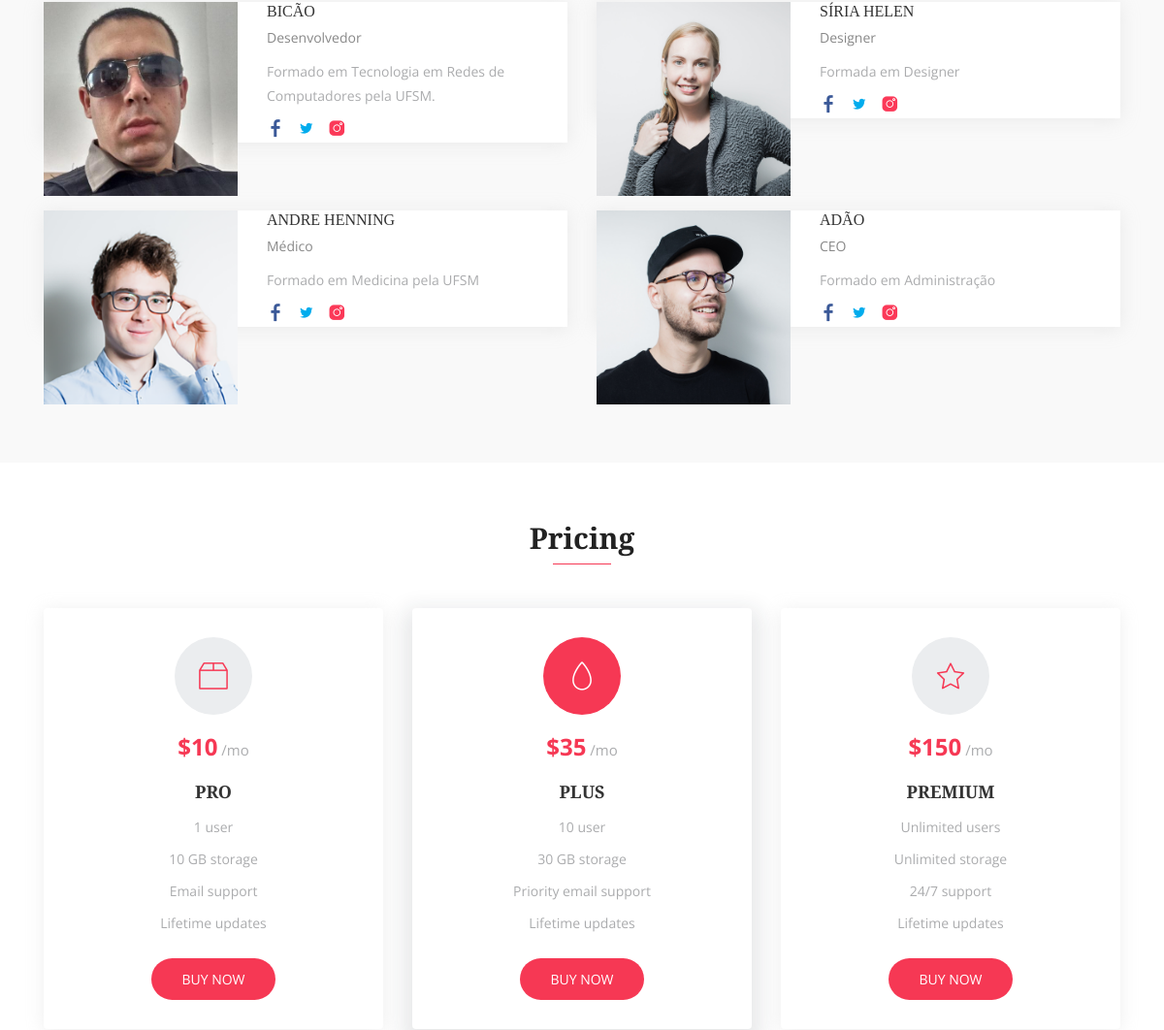
Before: / (middle part) with the older database file.
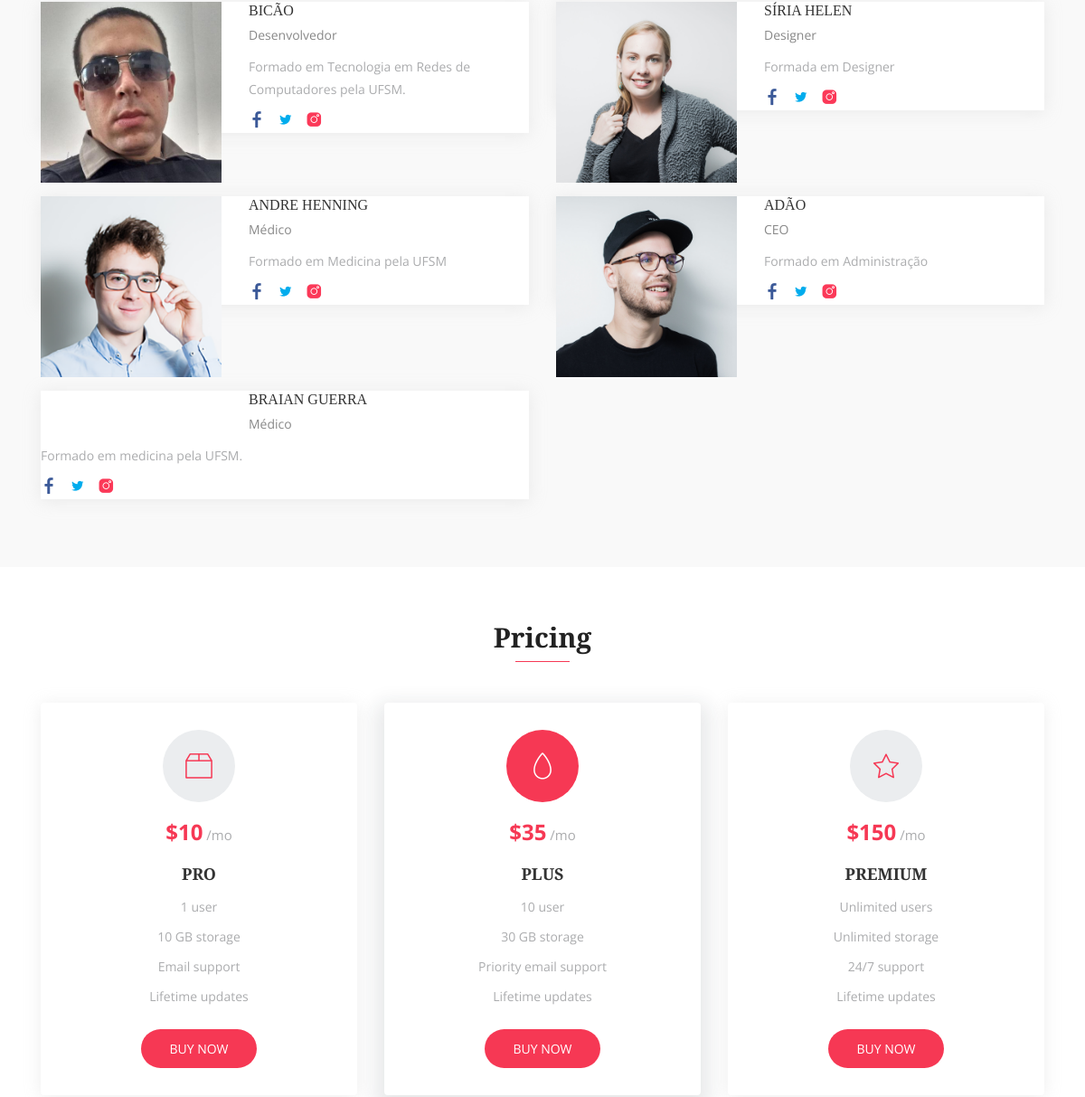
After: the same page with the newer database file.
### core/models.py (models this page shows, shortened)
class Base(models.Model):
    criados = models.DateField('Criação', auto_now_add=True)
    modificado = models.DateField('Atualização', auto_now=True)
    ativo = models.BooleanField('Ativo?', default=True)
    class Meta:
        abstract = True

class Funcionario(Base):
    nome = models.CharField('Nome', max_length=100)
    cargo = models.ForeignKey('core.Cargo', verbose_name='Cargo', on_delete=models.CASCADE)
    bio = models.TextField('Bio', max_length=200)
    imagem = StdImageField('Imagem', upload_to=get_file_path, variations={'thumb':{'width':480, 'height':480, 'crop':True}})
    facebook = models.CharField('Facebook', max_length=100, default='#')
    twitter = models.CharField('Twitter', max_length=100, default='#')
    instagram = models.CharField('Instagram', max_length=100, default='#')
    class Meta:
        verbose_name = 'Funcionário'
        verbose_name_plural = 'Funcionários'

class Cargo(Base):
    cargo = models.CharField('Cargo', max_length=100)
    class Meta:
        verbose_name = 'Cargo'
        verbose_name_plural = 'Cargos'
    def __str__(self):
        return self.cargo

### core/views.py (the view, shortened to what this page needs)
# urls.py: path('', IndexView, name='index'),
def IndexView(request):
        if request.method == "GET":
                form = InscricaoForm()
                context = {
                        'servicos':Servico.objects.all(),
                        'funcionarios':Funcionario.objects.all(),
                        'form':form,
                }
                return render(request, 'index.html', context)

### core/templates/index.html (shortened to what this page needs)
{% extends 'base.html' %}
{% load static %}
{% block content %}
      {% include 'equipe.html' %}
      {% include 'precos.html' %}
      {% endblock %}

### core/templates/base.html (shortened to what this page needs)
{% load static %}
<!DOCTYPE html>
<html lang="pt-br">
  <head>
    <link rel="stylesheet" href="{% static 'css/bootstrap.min.css' %}" >
    <link rel="stylesheet" href="{% static 'fonts/line-icons.css' %}">
    <link rel="stylesheet" href="{% static 'css/owl.carousel.min.css' %}">
    <link rel="stylesheet" href="{% static 'css/owl.theme.css' %}">
    <link rel="stylesheet" href="{% static 'css/animate.css' %}">
    <link rel="stylesheet" href="{% static 'css/main.css' %}">
    <link rel="stylesheet" href="{% static 'css/responsive.css' %}">
  </head>
  <body>
      {% block content %}  {% endblock %}
  </body>
</html>

### core/templates/hero.html (shortened to what this page needs)
{% load static %}

### core/templates/servicos.html (shortened to what this page needs)
    {% load static %}

### core/templates/sobre.html (shortened to what this page needs)
   {% load static %}

### core/templates/features.html (shortened to what this page needs)
    {% load static %}

### core/templates/equipe.html (shortened to what this page needs)
{% load static %}
<section id="team" class="section-padding bg-gray">
      <div class="container">
        <div class="row">
          {% for funcionario in funcionarios %}
          <div class="col-lg-6 col-md-12 col-xs-12">
            <div class="team-item wow fadeInRight" data-wow-delay="0.2s">
              <div class="team-img">
                <img class="img-fluid" src="{{ funcionario.imagem.url }}" alt="">
              </div>
              <div class="content">
                <div class="info-text">
                  <h3><a href="#">{{ funcionario.nome }}</a></h3>
                  <p>{{ funcionario.cargo }}</p>
                </div>
                <p>{{ funcionario.bio }}</p>
                <ul class="social-icons">
                  <li><a href="{{ funcionario.facebook }}" target="_blank"><i class="lni-facebook-filled" aria-hidden="true"></i></a></li>
                  <li><a href="{{ funcionario.twitter }}"><i class="lni-twitter-filled" aria-hidden="true"></i></a></li>
                  <li><a href="{{ funcionario.instagram }}"><i class="lni-instagram-filled" aria-hidden="true"></i></a></li>
                </ul>
              </div>
            </div>
          </div>
            {% endfor %}
          </div>
        </div>
    </section>

### core/templates/precos.html
{% load static %}
<section id="pricing" class="section-padding">
      <div class="container">
        <div class="section-header text-center">
          <h2 class="section-title wow fadeInDown" data-wow-delay="0.3s">Pricing</h2>
          <div class="shape wow fadeInDown" data-wow-delay="0.3s"></div>
        </div>
        <div class="row">
          <div class="col-lg-4 col-md-6 col-xs-12">
            <div class="table wow fadeInLeft" data-wow-delay="1.2s">
              <div class="icon-box">
                <i class="lni-package"></i>
              </div>
              <div class="pricing-header">
                <p class="price-value">$10<span> /mo</span></p>
              </div>
              <div class="title">
                <h3>Pro</h3>
              </div>
              <ul class="description">
                <li>1 user</li>
                <li>10 GB storage</li>
                <li>Email support</li>
                <li>Lifetime updates</li>
              </ul>
              <button class="btn btn-common">Buy Now</button>
            </div>
          </div>
          <div class="col-lg-4 col-md-6 col-xs-12 active">
            <div class="table wow fadeInUp" id="active-tb" data-wow-delay="1.2s">
              <div class="icon-box">
                <i class="lni-drop"></i>
              </div>
              <div class="pricing-header">
                <p class="price-value">$35<span> /mo</span></p>
              </div>
              <div class="title">
                <h3>Plus</h3>
              </div>
              <ul class="description">
                <li>10 user</li>
                <li>30 GB storage</li>
                <li>Priority email support</li>
                <li>Lifetime updates</li>
              </ul>
              <button class="btn btn-common">Buy Now</button>
           </div>
          </div>
          <div class="col-lg-4 col-md-6 col-xs-12">
            <div class="table wow fadeInRight" data-wow-delay="1.2s">
              <div class="icon-box">
                <i class="lni-star"></i>
              </div>
              <div class="pricing-header">
                <p class="price-value">$150<span> /mo</span></p>
              </div>
              <div class="title">
                <h3>Premium</h3>
              </div>
              <ul class="description">
                <li>Unlimited users</li>
                <li>Unlimited storage</li>
                <li>24/7 support</li>
                <li>Lifetime updates</li>
              </ul>
              <button class="btn btn-common">Buy Now</button>
            </div>
          </div>
        </div>
      </div>
    </section>

### core/templates/testemunho.html (shortened to what this page needs)
{% load static %}

### core/templates/chamada.html (shortened to what this page needs)
{% load static %}

### core/templates/contato.html (shortened to what this page needs)
{% load static %}

Changed rows visible on the page:
added Funcionario: nome "BRAIAN GUERRA", cargo "Médico", bio "Formado em medicina pela UFSM."
